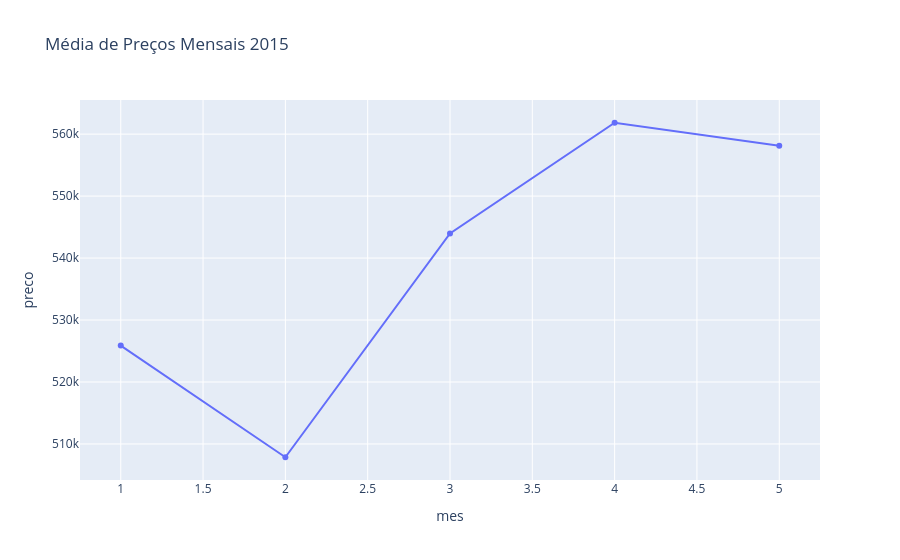

Here is the notebook cell this chart was saved with:
### Code cell
fig = px.line(df_media_mensal_2015 , x = 'mes' , y='preco', markers = True, title = 'Média de Preços Mensais 2015')
fig.show()

### Figure 1 — Plotly figure (JSON) as saved in the notebook; plotly's stock layout.template omitted (floating-point values rounded to 4 significant figures)
{"data": [{"hovertemplate": "mes=%{x}<br>preco=%{y}<extra></extra>", "legendgroup": "", "line": {"color": "#636efa", "dash": "solid"}, "marker": {"symbol": "circle"}, "mode": "lines+markers", "name": "", "orientation": "v", "showlegend": false, "type": "scatter", "x": [1, 2, 3, 4, 5], "xaxis": "x", "y": [525900.0, 507900.0, 544000.0, 561800.0, 558100.0], "yaxis": "y"}], "layout": {"legend": {"tracegroupgap": 0}, "title": {"text": "Média de Preços Mensais 2015"}, "xaxis": {"anchor": "y", "domain": [0, 1], "title": {"text": "mes"}}, "yaxis": {"anchor": "x", "domain": [0, 1], "title": {"text": "preco"}}}}
